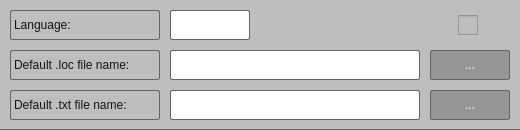
<?xml version="1.0" encoding="UTF-8"?>
<ui version="4.0">
 <class>LanguageWidget</class>
 <widget class="QWidget" name="LanguageWidget">
  <property name="geometry">
   <rect>
    <x>0</x>
    <y>0</y>
    <width>520</width>
    <height>130</height>
   </rect>
  </property>
  <property name="sizePolicy">
   <sizepolicy hsizetype="Fixed" vsizetype="Fixed">
    <horstretch>0</horstretch>
    <verstretch>0</verstretch>
   </sizepolicy>
  </property>
  <property name="minimumSize">
   <size>
    <width>520</width>
    <height>130</height>
   </size>
  </property>
  <property name="maximumSize">
   <size>
    <width>520</width>
    <height>130</height>
   </size>
  </property>
  <property name="windowTitle">
   <string>Form</string>
  </property>
  <property name="styleSheet">
   <string notr="true">QWidget {
	background-color: rgb(190, 190, 190);
	border-bottom: 1px solid  rgb(100, 100, 100);
}
</string>
  </property>
  <widget class="QLineEdit" name="languageEdit">
   <property name="geometry">
    <rect>
     <x>170</x>
     <y>10</y>
     <width>80</width>
     <height>30</height>
    </rect>
   </property>
   <property name="styleSheet">
    <string notr="true">QLineEdit {
	font: 75 11pt &quot;Liberation Sans&quot;;
	color: rgb(20, 20, 20);

	background-color: rgb(255, 255, 255);

	border: 1px solid  rgb(100, 100, 100);
	border-radius: 2px;
}
</string>
   </property>
   <property name="text">
    <string/>
   </property>
   <property name="frame">
    <bool>false</bool>
   </property>
   <property name="alignment">
    <set>Qt::AlignCenter</set>
   </property>
   <property name="clearButtonEnabled">
    <bool>true</bool>
   </property>
  </widget>
  <widget class="QPushButton" name="textFileNameButton">
   <property name="geometry">
    <rect>
     <x>430</x>
     <y>90</y>
     <width>80</width>
     <height>30</height>
    </rect>
   </property>
   <property name="sizePolicy">
    <sizepolicy hsizetype="Fixed" vsizetype="Fixed">
     <horstretch>0</horstretch>
     <verstretch>0</verstretch>
    </sizepolicy>
   </property>
   <property name="minimumSize">
    <size>
     <width>80</width>
     <height>30</height>
    </size>
   </property>
   <property name="maximumSize">
    <size>
     <width>80</width>
     <height>30</height>
    </size>
   </property>
   <property name="contextMenuPolicy">
    <enum>Qt::NoContextMenu</enum>
   </property>
   <property name="styleSheet">
    <string notr="true">QPushButton {
	font: 75 12pt &quot;Liberation Sans&quot;;
	color: rgb(255, 255, 255);

	background-color: rgb(150, 150, 150);

	border: 1px solid  rgb(100, 100, 100);
	border-radius: 2px;
}

QPushButton:hover {
	background-color: rgb(160, 160, 160);
}

QPushButton:disabled {
	background-color: rgb(190, 190, 190);
}
</string>
   </property>
   <property name="text">
    <string>...</string>
   </property>
  </widget>
  <widget class="QLineEdit" name="locFileNameEdit">
   <property name="geometry">
    <rect>
     <x>170</x>
     <y>50</y>
     <width>250</width>
     <height>30</height>
    </rect>
   </property>
   <property name="font">
    <font>
     <family>Liberation Mono</family>
     <pointsize>10</pointsize>
     <weight>50</weight>
     <italic>false</italic>
     <bold>false</bold>
    </font>
   </property>
   <property name="focusPolicy">
    <enum>Qt::ClickFocus</enum>
   </property>
   <property name="styleSheet">
    <string notr="true">QLineEdit {
	font: 10pt &quot;Liberation Mono&quot;;
	color: rgb(20, 20, 20);

	background-color: rgb(255, 255, 255);

	border: 1px solid  rgb(100, 100, 100);
	border-radius: 2px;
}
</string>
   </property>
   <property name="readOnly">
    <bool>false</bool>
   </property>
   <property name="clearButtonEnabled">
    <bool>true</bool>
   </property>
  </widget>
  <widget class="QLabel" name="locFileNameLabel">
   <property name="geometry">
    <rect>
     <x>10</x>
     <y>50</y>
     <width>150</width>
     <height>30</height>
    </rect>
   </property>
   <property name="contextMenuPolicy">
    <enum>Qt::NoContextMenu</enum>
   </property>
   <property name="styleSheet">
    <string notr="true">QLabel {
	font: 75 11pt &quot;Liberation Sans&quot;;
	color: rgb(20, 20, 20);

	border: 1px solid  rgb(100, 100, 100);
	border-radius: 2px;
}
</string>
   </property>
   <property name="text">
    <string>Default .loc file name:</string>
   </property>
   <property name="textFormat">
    <enum>Qt::PlainText</enum>
   </property>
  </widget>
  <widget class="QLineEdit" name="textFileNameEdit">
   <property name="geometry">
    <rect>
     <x>170</x>
     <y>90</y>
     <width>250</width>
     <height>30</height>
    </rect>
   </property>
   <property name="font">
    <font>
     <family>Liberation Mono</family>
     <pointsize>10</pointsize>
     <weight>50</weight>
     <italic>false</italic>
     <bold>false</bold>
    </font>
   </property>
   <property name="focusPolicy">
    <enum>Qt::ClickFocus</enum>
   </property>
   <property name="styleSheet">
    <string notr="true">QLineEdit {
	font: 10pt &quot;Liberation Mono&quot;;
	color: rgb(20, 20, 20);

	background-color: rgb(255, 255, 255);

	border: 1px solid  rgb(100, 100, 100);
	border-radius: 2px;
}
</string>
   </property>
   <property name="readOnly">
    <bool>false</bool>
   </property>
   <property name="clearButtonEnabled">
    <bool>true</bool>
   </property>
  </widget>
  <widget class="QCheckBox" name="checkBox">
   <property name="geometry">
    <rect>
     <x>458</x>
     <y>10</y>
     <width>20</width>
     <height>30</height>
    </rect>
   </property>
   <property name="styleSheet">
    <string notr="true">QCheckBox {
	border: none;
}

QCheckBox::indicator {
	width: 20px;
	height: 20px;
}

QCheckBox:indicator:checked {
    image: url(:/images/images/checked-checkbox.png);
}

QCheckBox:indicator:unchecked {
    image: url(:/images/images/unchecked-checkbox.png);
}
</string>
   </property>
   <property name="text">
    <string/>
   </property>
   <property name="checkable">
    <bool>true</bool>
   </property>
   <property name="tristate">
    <bool>false</bool>
   </property>
  </widget>
  <widget class="QPushButton" name="locFileNameButton">
   <property name="geometry">
    <rect>
     <x>430</x>
     <y>50</y>
     <width>80</width>
     <height>30</height>
    </rect>
   </property>
   <property name="sizePolicy">
    <sizepolicy hsizetype="Fixed" vsizetype="Fixed">
     <horstretch>0</horstretch>
     <verstretch>0</verstretch>
    </sizepolicy>
   </property>
   <property name="minimumSize">
    <size>
     <width>80</width>
     <height>30</height>
    </size>
   </property>
   <property name="maximumSize">
    <size>
     <width>80</width>
     <height>30</height>
    </size>
   </property>
   <property name="contextMenuPolicy">
    <enum>Qt::NoContextMenu</enum>
   </property>
   <property name="styleSheet">
    <string notr="true">QPushButton {
	font: 75 12pt &quot;Liberation Sans&quot;;
	color: rgb(255, 255, 255);

	background-color: rgb(150, 150, 150);

	border: 1px solid  rgb(100, 100, 100);
	border-radius: 2px;
}

QPushButton:hover {
	background-color: rgb(160, 160, 160);
}

QPushButton:disabled {
	background-color: rgb(190, 190, 190);
}
</string>
   </property>
   <property name="text">
    <string>...</string>
   </property>
  </widget>
  <widget class="QLabel" name="textFileNameLabel">
   <property name="geometry">
    <rect>
     <x>10</x>
     <y>90</y>
     <width>150</width>
     <height>30</height>
    </rect>
   </property>
   <property name="contextMenuPolicy">
    <enum>Qt::NoContextMenu</enum>
   </property>
   <property name="styleSheet">
    <string notr="true">QLabel {
	font: 75 11pt &quot;Liberation Sans&quot;;
	color: rgb(20, 20, 20);

	border: 1px solid  rgb(100, 100, 100);
	border-radius: 2px;
}
</string>
   </property>
   <property name="text">
    <string>Default .txt file name:</string>
   </property>
   <property name="textFormat">
    <enum>Qt::PlainText</enum>
   </property>
  </widget>
  <widget class="QLabel" name="languageLabel">
   <property name="geometry">
    <rect>
     <x>10</x>
     <y>10</y>
     <width>150</width>
     <height>30</height>
    </rect>
   </property>
   <property name="contextMenuPolicy">
    <enum>Qt::NoContextMenu</enum>
   </property>
   <property name="styleSheet">
    <string notr="true">QLabel {
	font: 75 11pt &quot;Liberation Sans&quot;;
	color: rgb(20, 20, 20);

	border: 1px solid  rgb(100, 100, 100);
	border-radius: 2px;
}
</string>
   </property>
   <property name="text">
    <string>Language:</string>
   </property>
   <property name="textFormat">
    <enum>Qt::PlainText</enum>
   </property>
  </widget>
 </widget>
 <resources/>
 <connections/>
</ui>
